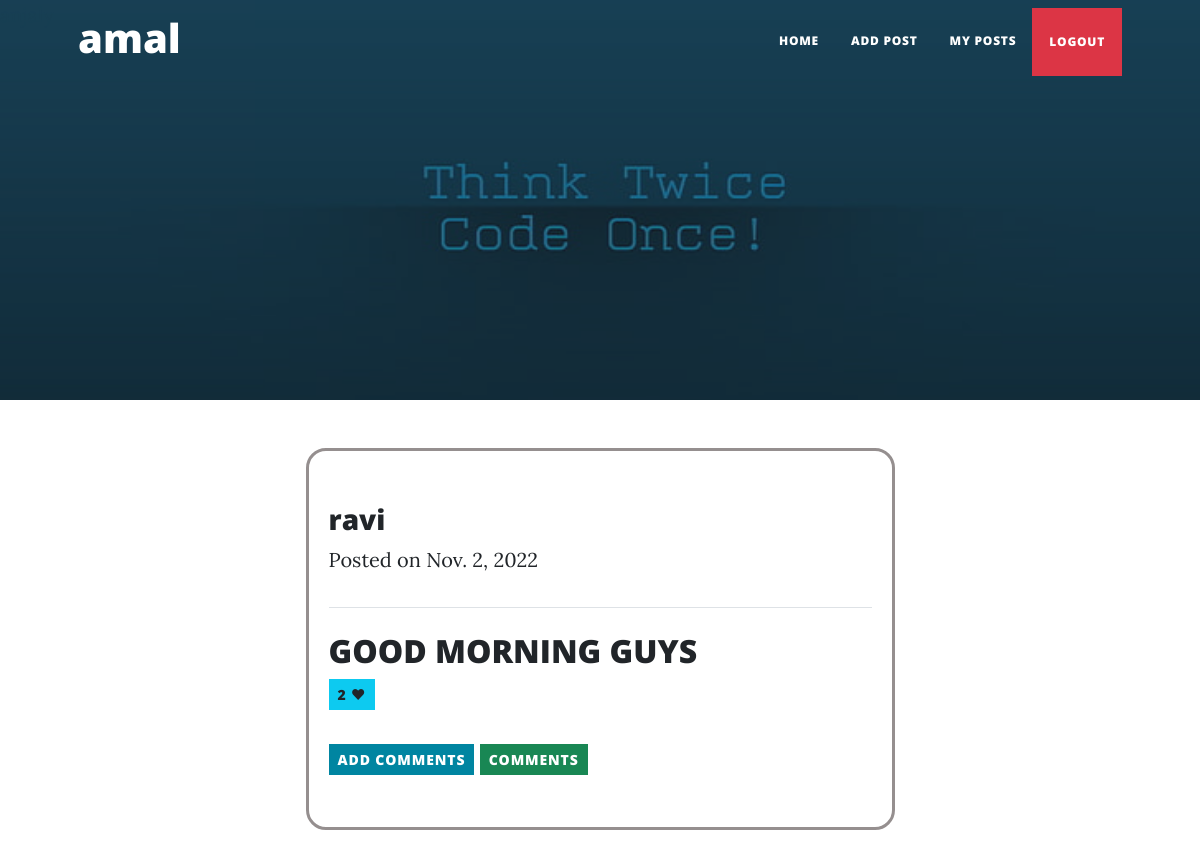
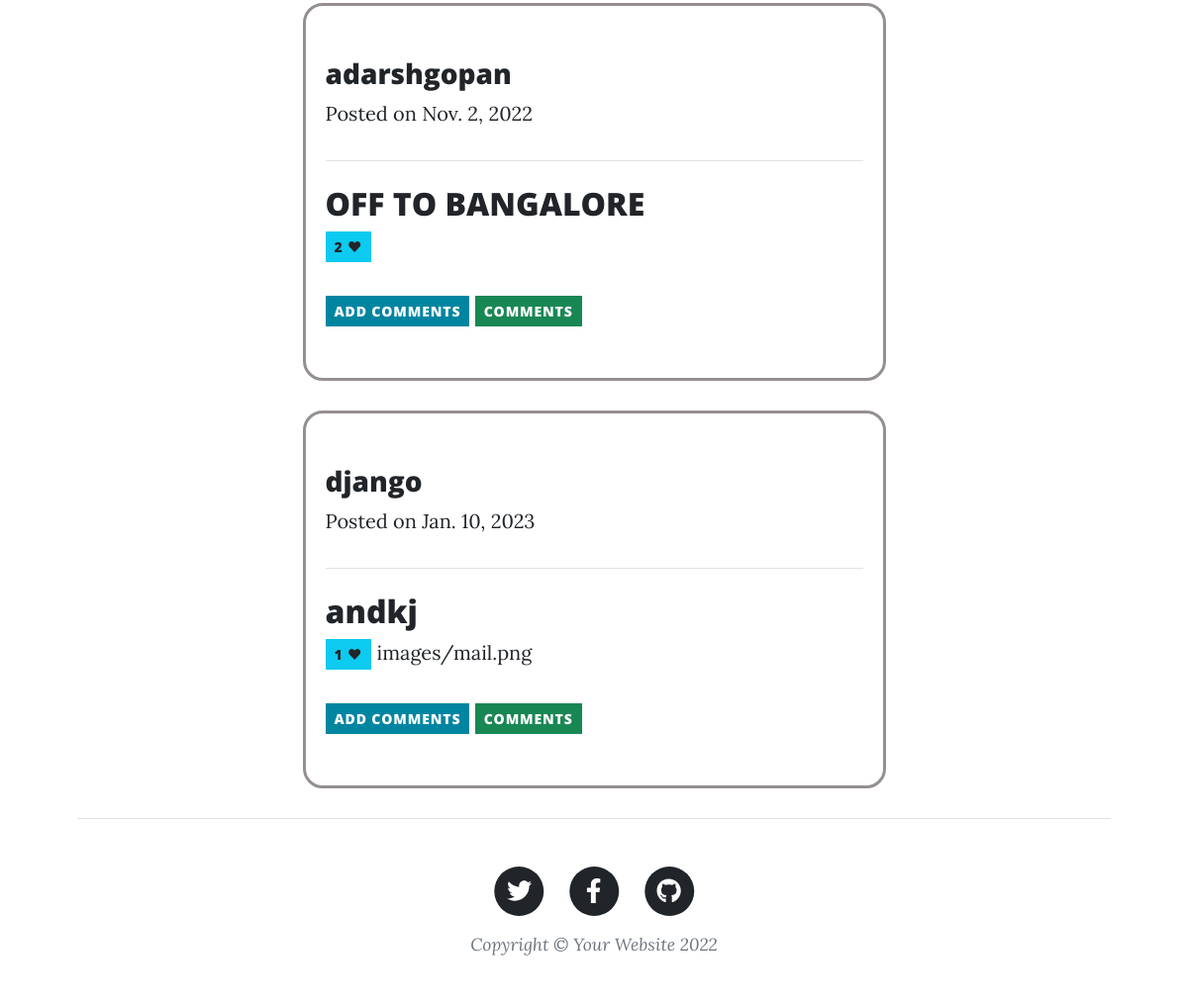
The app's page /social/allposts (signed in) with its own data (2 pictures, top to bottom).
### socialapp/models.py (models this page shows, shortened)
class Posts(models.Model):
    post=models.CharField(max_length=200)
    image=models.ImageField(upload_to="images",null=True,blank=True)
    user=models.ForeignKey(User,on_delete=models.CASCADE)
    created_date=models.DateField(auto_now_add=True)
    is_active=models.BooleanField(default=True)
    likes=models.ManyToManyField(User,related_name="likes")
    @property
    def fetch_comments(self):
        comments=self.comments_set.all()
        return comments

### socialapp/views.py (the view)
# urls.py: path('social/allposts',views.PostList.as_view(),name="home"),
@method_decorator(decs,name="dispatch")
class PostList(ListView):
    template_name="allposts.html"
    model=Posts
    context_object_name="posts"
    def get_queryset(self):
        return Posts.objects.all().exclude(user=self.request.user)

### socialapp/views.py (called while the page is built)
def signin_required(fn):
    def wrapper(request,*args,**kwargs):
        if not request.user.is_authenticated:
            messages.error(request,"U MUST LOGIN TO PERFORM THIS ACTION")
            return redirect("signin")
        else:
            return fn(request,*args,**kwargs)
    return wrapper

### socialapp/templates/allposts.html (shortened to what this page needs)
{%extends 'base.html'%}
{%block body_block%}
{%for p in posts%}
<div style="border: 3px solid rgb(149, 143, 143);padding: 20px;border-radius: 20px;" class="post-preview">
    <a href="post.html">
        <p class="post-meta">
            <a href="#!"><h3>{{p.user}}</h3></a>
             Posted on {{p.created_date}}
        </p>
        <hr class="my-4" />
        <h2 class="post-title">{{p.post}}</h2>
        <a href="{%url 'add-likes' p.id%}" class="btn btn-sm btn-info">{{p.likes.all.count}} &#10084;</a>
        {{p.image}}
    </a>
    <div>
        <p>
            <button class="btn btn-sm btn-primary" type="button" data-bs-toggle="collapse" data-bs-target="#collapseExample{{ forloop.counter }}" aria-expanded="false" aria-controls="collapseExample">
                ADD COMMENTS
            </button>
            <button class="btn btn-sm btn-success" type="button" data-bs-toggle="collapse" data-bs-target="#answerlist{{ forloop.counter }}" aria-expanded="false" aria-controls="collapseExample">
                COMMENTS
              </button>
          </p>
</div>
</div>
<br>
{%endfor%}
{%endblock%}

### socialapp/templates/base.html (shortened to what this page needs)
<!DOCTYPE html>
{%load static%}
<html lang="en">
    <head>
        <link href="{%static 'css/styles.css'%}" rel="stylesheet" />
    </head>
    <body>
        <nav class="navbar navbar-expand-lg navbar-light" id="mainNav">
            <div class="container px-4 px-lg-5">
                <a class="navbar-brand" href="index.html"><h1>{{request.user}}</h1></a>
                <div class="collapse navbar-collapse" id="navbarResponsive">
                    <ul class="navbar-nav ms-auto py-4 py-lg-0">
                        <li class="nav-item"><a class="nav-link px-lg-3 py-3 py-lg-4" href="{%url 'home'%}">HOME</a></li>
                        <li class="nav-item"><a class="nav-link px-lg-3 py-3 py-lg-4" href="{%url 'add-post'%}">ADD POST</a></li>
                        <li class="nav-item"><a class="nav-link px-lg-3 py-3 py-lg-4" href="{%url 'myposts'%}">MY POSTS</a></li>
                        <li class="nav-item"><a class="btn btn-danger nav-link px-lg-3 py-3 py-lg-4" href="{%url 'signout'%}">LOGOUT</a></li>
                    </ul>
                </div>
            </div>
        </nav>
        <header class="masthead" style="background-image: url(../static/assets/img/think.png)">
        </header>
        <div class="container px-4 px-lg-5">
            <div class="row gx-4 gx-lg-5 justify-content-center">
                <div class="col-md-10 col-lg-8 col-xl-7">
                    {%block body_block%}
                    {% endblock %}
            </div>
        </div>
        <footer class="border-top">
            <div class="container px-4 px-lg-5">
                <div class="row gx-4 gx-lg-5 justify-content-center">
                    <div class="col-md-10 col-lg-8 col-xl-7">
                        <ul class="list-inline text-center">
                            <li class="list-inline-item">
                                <a href="#!">
                                    <span class="fa-stack fa-lg">
                                        <i class="fas fa-circle fa-stack-2x"></i>
                                        <i class="fab fa-twitter fa-stack-1x fa-inverse"></i>
                                    </span>
                                </a>
                            </li>
                            <li class="list-inline-item">
                                <a href="#!">
                                    <span class="fa-stack fa-lg">
                                        <i class="fas fa-circle fa-stack-2x"></i>
                                        <i class="fab fa-facebook-f fa-stack-1x fa-inverse"></i>
                                    </span>
                                </a>
                            </li>
                            <li class="list-inline-item">
                                <a href="#!">
                                    <span class="fa-stack fa-lg">
                                        <i class="fas fa-circle fa-stack-2x"></i>
                                        <i class="fab fa-github fa-stack-1x fa-inverse"></i>
                                    </span>
                                </a>
                            </li>
                        </ul>
                        <div class="small text-center text-muted fst-italic">Copyright &copy; Your Website 2022</div>
                    </div>
                </div>
            </div>
        </footer>
    </body>
</html>

### records on screen
Posts: created_date "Nov. 2, 2022", post "GOOD MORNING GUYS", likes.all.count "2"
Posts: created_date "Nov. 2, 2022", post "OFF TO BANGALORE", likes.all.count "2"
Posts: created_date "Jan. 10, 2023", post "andkj", likes.all.count "1", image "images/mail.png"

### other values on screen
{{ request.user }} "amal"
